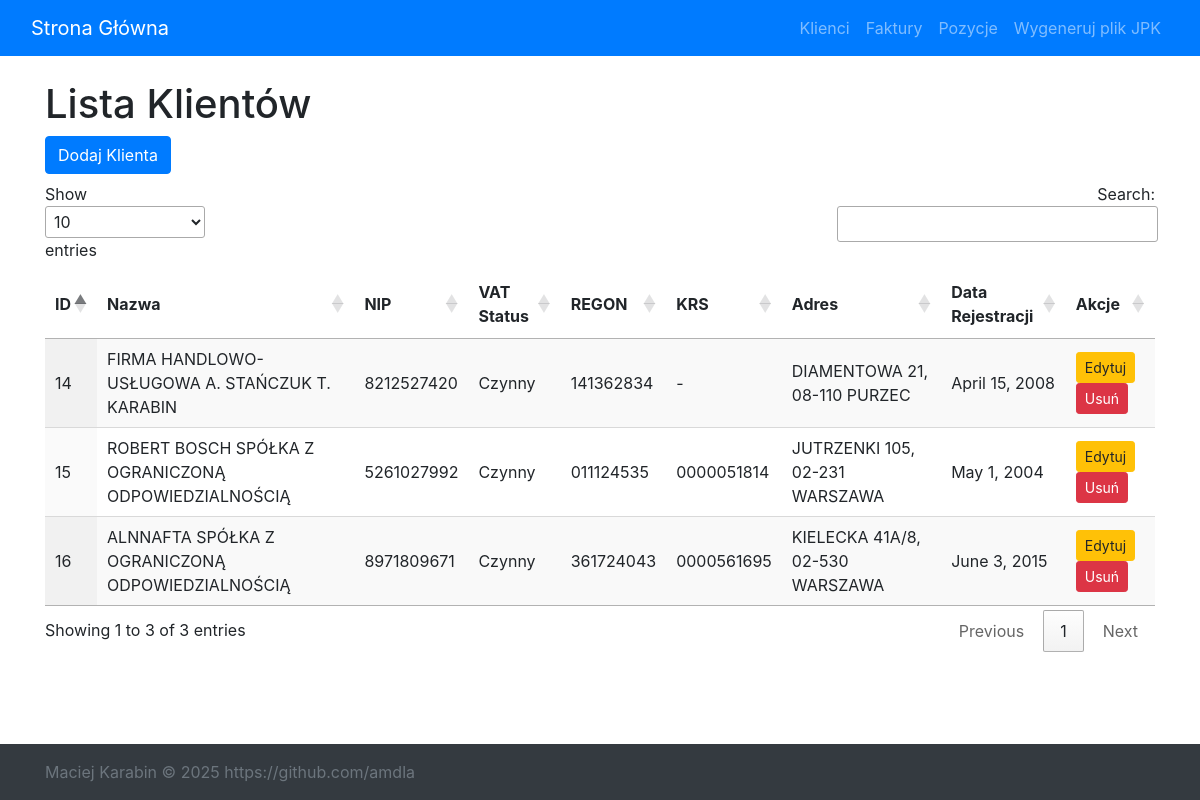
/klienci/, run on an earlier commit of the app's database.
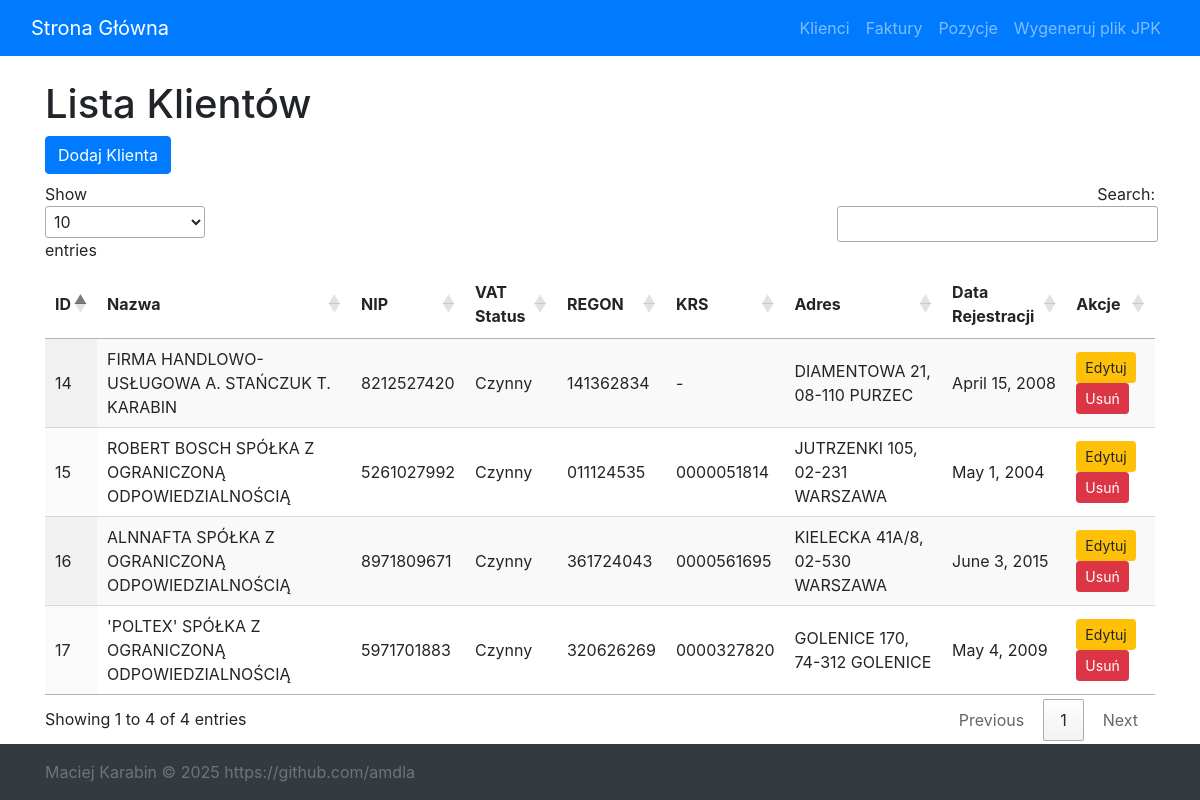
And on a later commit of the database.
### app/models.py (models this page shows, shortened)
class Klient(models.Model):
    klient_id = models.AutoField(primary_key=True)
    klient_nazwa = models.CharField(max_length=255)
    klient_nip = models.CharField(max_length=10, unique=True)
    status_vat = models.CharField(max_length=50, default="Czynny")
    klient_regon = models.CharField(max_length=14, blank=True, null=True)
    klient_krs = models.CharField(max_length=10, blank=True, null=True)
    klient_adres = models.CharField(max_length=255, blank=True, null=True)
    data_rejestracji = models.DateField(blank=True, null=True)

### app/views.py (the view)
# urls.py: path('klienci/', views.klient_list, name='klient_list'),
def klient_list(request):
    klienci = Klient.objects.all()
    return render(request, 'klient/klient_list.html', {'klienci': klienci})

### app/templates/klient/klient_list.html (shortened to what this page needs)
{% extends 'base.html' %}
{% load static %}
{% block content %}
    <h1>Lista Klientów</h1>
    <div class="mb-2">
        <a href="{% url 'klient_create' %}" class="btn btn-primary">Dodaj Klienta</a>
    </div>
    <table id="klientTable" class="display">
        <thead>
        <tr>
            <th>ID</th>
            <th>Nazwa</th>
            <th>NIP</th>
            <th>VAT Status</th>
            <th>REGON</th>
            <th>KRS</th>
            <th>Adres</th>
            <th>Data Rejestracji</th>
            <th>Akcje</th>
        </tr>
        </thead>
        <tbody>
        {% for klient in klienci %}
            <tr>
                <td>{{ klient.klient_id }}</td>
                <td>{{ klient.klient_nazwa }}</td>
                <td>{{ klient.klient_nip }}</td>
                <td>{{ klient.status_vat }}</td>
                <td>{{ klient.klient_regon|default:"-" }}</td>
                <td>{{ klient.klient_krs|default:"-" }}</td>
                <td>{{ klient.klient_adres|default:"Brak danych" }}</td>
                <td>{{ klient.data_rejestracji|default:"-" }}</td>
                <td>
                    <a href="{% url 'klient_update' klient.pk %}" class="btn btn-sm btn-warning">Edytuj</a>
                    <a href="{% url 'klient_delete' klient.pk %}" class="btn btn-sm btn-danger">Usuń</a>
                </td>
            </tr>
        {% endfor %}
        </tbody>
    </table>
{% endblock %}

What changed in the data, as far as the page shows it:
added Klient: klient_id "17", klient_nazwa "'POLTEX' SPÓŁKA Z OGRANICZONĄ ODPOWIEDZIALNOŚCIĄ", klient_nip "5971701883", status_vat "Czynny", klient_regon "320626269", klient_krs "0000327820", klient_adres "GOLENICE 170, 74-312 GOLENICE", data_rejestracji "May 4, 2009"
Also different on the page:
text written by a page script: "Show entries Search: Showing 1 to 3 of 3 entries Previous 1 Next" → "Show entries Search: Showing 1 to 4 of 4 entries Previous 1 Next"
